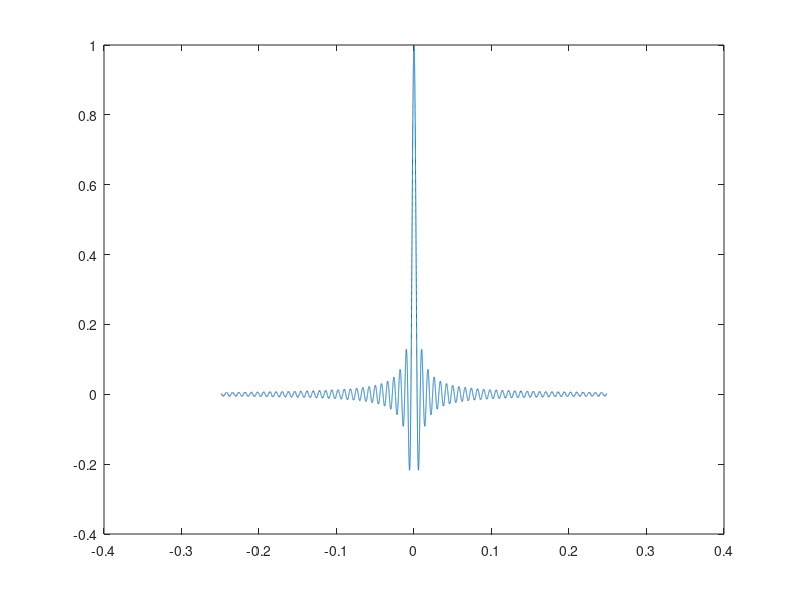
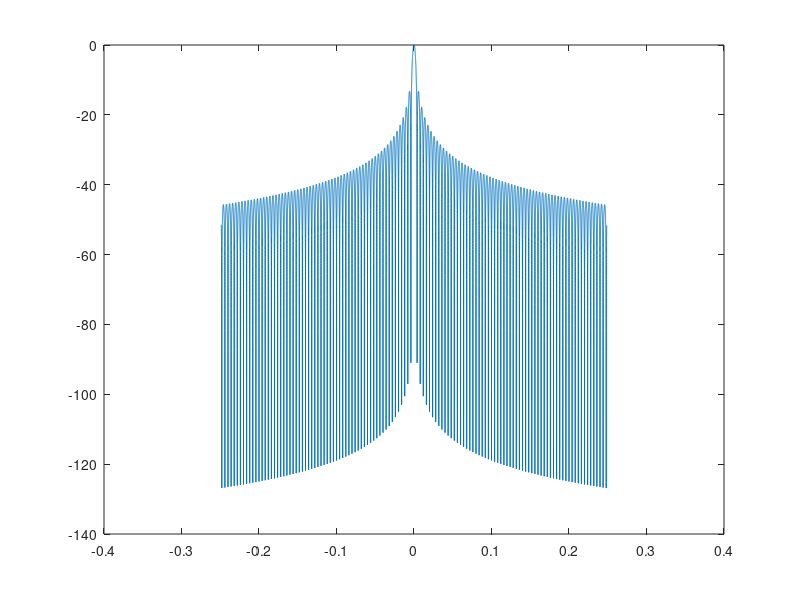

The MATLAB script that drew these images, in order:
%%
close all

lambda = 800e-6;
L = 0.2;

a = sin(deg2rad(14.4));
s = -a:0.00001:a;
B = sinc(L*s./lambda);
M = 10*log10(B.^2);

figure, plot (s, B)
figure, plot(s, M);
